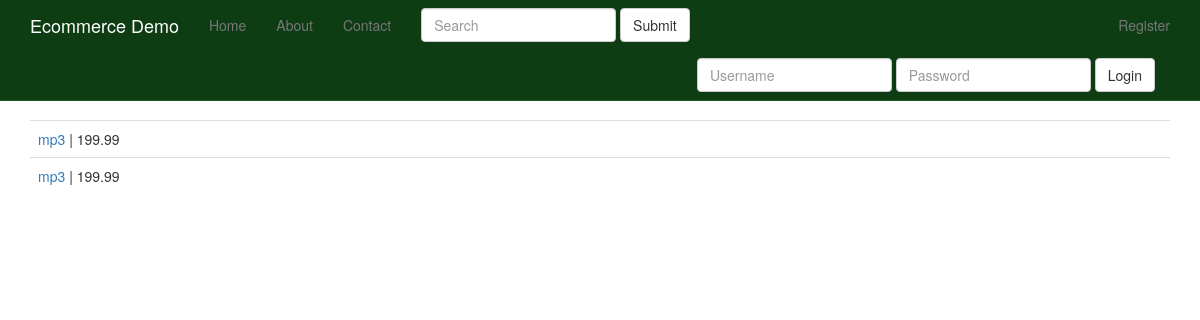
/products/, run on an earlier commit of the app's database.
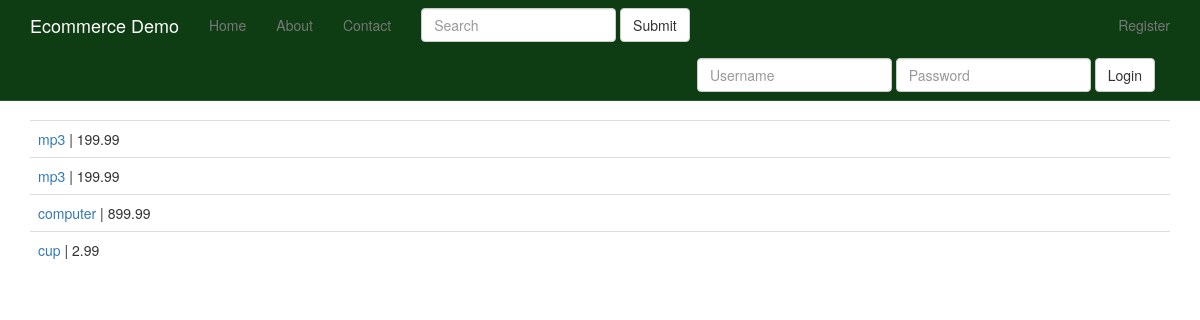
And on a later commit of the database.
### products/models.py (models this page shows, shortened)
class Product(models.Model):
	title = models.CharField(max_length=120)
	description = models.TextField(blank=True, null=True)
	price = models.DecimalField(decimal_places = 2, max_digits = 20)
	active = models.BooleanField(default=True)
	objects = ProductManager()
	def get_absolute_url(self):
		return reverse("product_detail", kwargs={"pk": self.pk})

### products/views.py (the view, shortened to what this page needs)
class ProductListView(ListView):
	model = Product
	def get_context_data(self, *args, **kwargs):
		context = super(ProductListView, self).get_context_data(*args, **kwargs)
		context["now"] = timezone.now
		context["query"] = self.request.GET.get("q")
		return context
	def get_queryset(self, *args, **kwargs):
		qs = super(ProductListView, self).get_queryset(*args, **kwargs)
		query = self.request.GET.get("q")
		return qs

### products/models.py (called while the page is built)
	def active(self):
		return self.filter(active=True)

	def get_queryset(self):
		return ProductQuerySet(self.model, using=self._db)

	def all(self, *args, **kwargs):
		return self.get_queryset().active()

### products/templates/products/product_list.html
{% extends "base.html" %}
{% block content %}
<table class='table'>
{% for object in object_list %}
<tr>
<td> <a href='{{ object.get_absolute_url }}'> {{ object.title }} </a> | {{ object.price }} </td>
</tr>
{% endfor%}
</table>
{% endblock %}

### templates/base.html (shortened to what this page needs)
{% load staticfiles %}
<!DOCTYPE html>
<html lang="en">
  <head>
    {% include 'head_css.html' %}
  </head>
  <body>
  {% include 'navbar.html' %}
    <div class="container">
            {% block content %}
            {% endblock %}
    </div>
  </body>
</html>

### templates/head_css.html
{% load staticfiles %}
    <link rel="stylesheet" href="//maxcdn.bootstrapcdn.com/font-awesome/4.3.0/css/font-awesome.min.css">
    <link href="{% static 'css/bootstrap.min.css' %}" rel="stylesheet">
    <link href="{% static 'css/navbar-static-top.css' %}" rel="stylesheet">
     <link href="{% static 'css/custom.css' %}" rel="stylesheet">

### templates/navbar.html (shortened to what this page needs)
   {% load staticfiles %}
    <nav class="navbar navbar-default navbar-static-top">
      <div class="container">
        <div class="navbar-header">
          <a class="navbar-brand" href="{% url 'home' %}">Ecommerce Demo</a>
        </div>
        <div id="navbar" class="navbar-collapse collapse">
          <ul class="nav navbar-nav">
            <li><a href="{% url 'home' %}">Home</a></li>
            <li><a href="{% url 'about' %}">About</a></li>
            <li><a href="{% url 'contact' %}">Contact</a></li>
             <form class="navbar-form navbar-left" method="GET" role="search" action='{% url "products" %}'>
              <div class="form-group">
                <input type="text" class="form-control" placeholder="Search" name="q">
              </div>
              <button type="submit" class="btn btn-default">Submit</button>
            </form>
          </ul>
          <ul class="nav navbar-nav navbar-right">
          {% if request.user.is_authenticated %}
            <li><a href="{% url 'auth_logout' %}">Logout</a></li>
            {% else %}
            <li><a href="{% url 'registration_register' %}">Register</a></li>
            {% endif %}
          </ul>
          {% if not request.user.is_authenticated and not "/accounts/login" in request.get_full_path %}
            <form class='navbar-form navbar-right' method='POST' action='{% url "auth_login" %}'>{% csrf_token %}
              <div class='form-group'>
                  <input type='text' class='form-control' name='username' placeholder='Username' />
              </div>
              <div class='form-group'>
                  <input type='password' class='form-control' name='password' placeholder='Password' />
              </div>
              <button type='submit' class='btn btn-default'>Login</button>
          </form>
          {% endif %}
        </div>
      </div>
    </nav>

### templates/javascript.html (shortened to what this page needs)
{% load staticfiles %}

### static_in_pro/our_static/css/navbar-static-top.css (style rules this page uses)
body { min-height: 1000px; }
.navbar-static-top { margin-bottom: 19px; background-color: #0E3D14; border-color: #1A5F23; }
.navbar-default .navbar-brand { color: #FFF; }

What changed in the data, as far as the page shows it:
now on this page (row edited): Product: title "computer", price "899.99"
added Product: title "cup", price "2.99"
